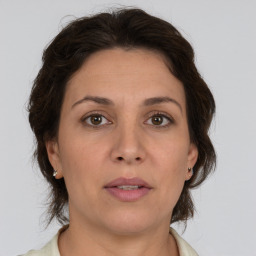
#> input picture data/images/train/Maria/face1.jpg, 256 x 256 px, found by its file name; its folder holds only this picture in this run
$ python detect_faces.py
#> lines starting #> are read from the running program, lines starting #| are printed output that depends on the picture; after the words box and inside, x2 and y2 are one past the last pixel; in counts of white or black regions, pixels touching at a corner belong together
import cv2
import os

# Carregar o modelo Haar Cascade para detecção de faces
face_cascade = cv2.CascadeClassifier(cv2.data.haarcascades + 'haarcascade_frontalface_default.xml')

def detect_faces(image_path, output_directory):
    """Função para detectar faces em uma imagem e salvar o resultado"""
    # Carregar a imagem
    img = cv2.imread(image_path)
#> img is the input picture: shape (256, 256, 3); mean B, G, R 132, 141.1, 161.2

    # Verificar se a imagem foi carregada corretamente
    if img is None:
        print(f"Erro ao carregar a imagem: {image_path}")
        return 0  # Retorna 0 faces detectadas se a imagem não for carregada

    # Converter para escala de cinza
    gray = cv2.cvtColor(img, cv2.COLOR_BGR2GRAY)
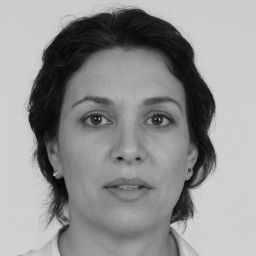
#> gray: shape (256, 256); min 1, max 215, mean 146.1

    # Detectar faces
    faces = face_cascade.detectMultiScale(gray, scaleFactor=1.1, minNeighbors=5, minSize=(30, 30))
#> faces = [[43, 55, 167, 167]]

    # Desenhar retângulos em torno das faces detectadas
    for (x, y, w, h) in faces:
        cv2.rectangle(img, (x, y), (x+w, y+h), (255, 0, 0), 2)
#> this loop made 1 pass
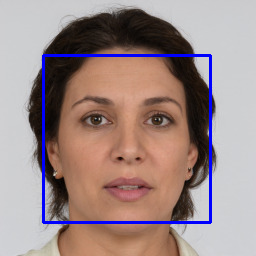
#> img: shape (256, 256, 3); 3.05% of pixels changed, all inside (x1, y1, x2, y2) = (42, 54, 212, 224)

    # Salvar a imagem com as faces detectadas
    output_path = os.path.join(output_directory, os.path.basename(image_path))
    cv2.imwrite(output_path, img)

    # Retorna o número de faces detectadas
    return len(faces)

def process_directory(directory_path, output_directory):
    """Função para processar todas as imagens em um diretório e contar o total de faces detectadas"""
    total_faces = 0
    for filename in os.listdir(directory_path):
        if filename.endswith(".jpg") or filename.endswith(".png"):
            image_path = os.path.join(directory_path, filename)
            print(f"Processando imagem: {image_path}")
            # Detectar faces e salvar a imagem com o resultado
            faces_detected = detect_faces(image_path, output_directory)
#> faces_detected = 1
            total_faces += faces_detected
#> total_faces = 1
            print(f"Faces detectadas na imagem {filename}: {faces_detected}")
#| Faces detectadas na imagem face1.jpg: 1

    # Exibir o total de faces detectadas
    print(f"Total de faces detectadas em todas as imagens: {total_faces}")
#| Total de faces detectadas em todas as imagens: 1

# Caminho para o diretório que contém as imagens
directory_path = "L:/VSCode/PYTHON/DIO/Reconhecer_Facial_Zero/data/images/train/Maria"

# Caminho para salvar as imagens processadas
output_directory = "L:/VSCode/PYTHON/DIO/Reconhecer_Facial_Zero/data/processed"

# Garantir que o diretório de saída exista
os.makedirs(output_directory, exist_ok=True)

# Processar todas as imagens no diretório e exibir o resumo final
process_directory(directory_path, output_directory)

$ run again, on data/images/train/Maria/v3_0499882.jpg
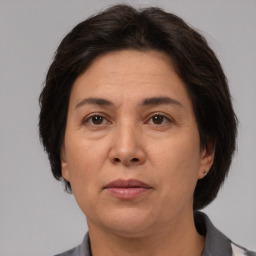
#> input picture data/images/train/Maria/v3_0499882.jpg, 256 x 256 px, found by its file name
#> in detect_faces, img is the input picture: shape (256, 256, 3); mean B, G, R 106.5, 116.7, 139.7
#> in detect_faces, `gray = cv2.cvtColor(img, cv2.COLOR_BGR2GRAY)`:
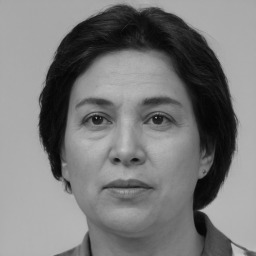
#> gray: shape (256, 256); min 4, max 198, mean 122.5
#> faces = [[46, 55, 165, 165]]
#> the loop in detect_faces, `for (x, y, w, h) in faces:` made 1 pass
#> after the loop in detect_faces, `for (x, y, w, h) in faces:`:
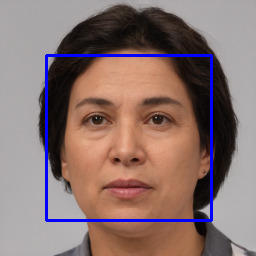
#> img: shape (256, 256, 3); 3.02% of pixels changed, all inside (x1, y1, x2, y2) = (45, 54, 213, 222)
#> faces_detected = 1
#| Faces detectadas na imagem v3_0499882.jpg: 1
#| Total de faces detectadas em todas as imagens: 1

$ run again, on data/images/train/Maria/v3_0549148.jpg
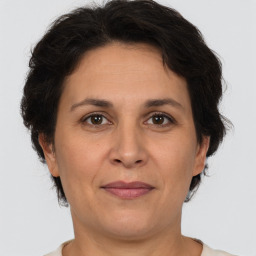
#> input picture data/images/train/Maria/v3_0549148.jpg, 256 x 256 px, found by its file name
#> in detect_faces, img is the input picture: shape (256, 256, 3); mean B, G, R 129.1, 140.4, 162.5
#> in detect_faces, `gray = cv2.cvtColor(img, cv2.COLOR_BGR2GRAY)`:
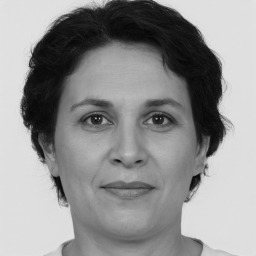
#> gray: shape (256, 256); min 5, max 232, mean 145.7
#> faces = [[41, 52, 171, 171]]
#> the loop in detect_faces, `for (x, y, w, h) in faces:` made 1 pass
#> after the loop in detect_faces, `for (x, y, w, h) in faces:`:
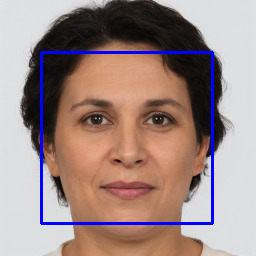
#> img: shape (256, 256, 3); 3.12% of pixels changed, all inside (x1, y1, x2, y2) = (40, 51, 214, 225)
#> faces_detected = 1
#| Faces detectadas na imagem v3_0549148.jpg: 1
#| Total de faces detectadas em todas as imagens: 1

$ run again, on data/images/train/Maria/v3_0616590.jpg
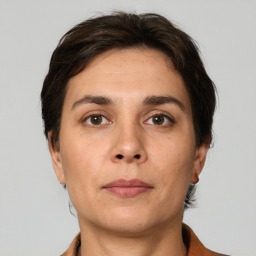
#> input picture data/images/train/Maria/v3_0616590.jpg, 256 x 256 px, found by its file name
#> in detect_faces, img is the input picture: shape (256, 256, 3); mean B, G, R 138.3, 151.9, 173.9
#> in detect_faces, `gray = cv2.cvtColor(img, cv2.COLOR_BGR2GRAY)`:
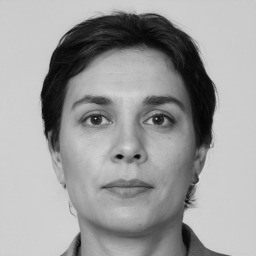
#> gray: shape (256, 256); min 4, max 224, mean 157
#> faces = [[45, 54, 166, 166]]
#> the loop in detect_faces, `for (x, y, w, h) in faces:` made 1 pass
#> after the loop in detect_faces, `for (x, y, w, h) in faces:`:
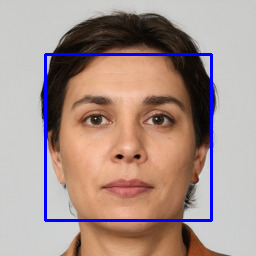
#> img: shape (256, 256, 3); 3.03% of pixels changed, all inside (x1, y1, x2, y2) = (44, 53, 213, 222)
#> faces_detected = 1
#| Faces detectadas na imagem v3_0616590.jpg: 1
#| Total de faces detectadas em todas as imagens: 1
